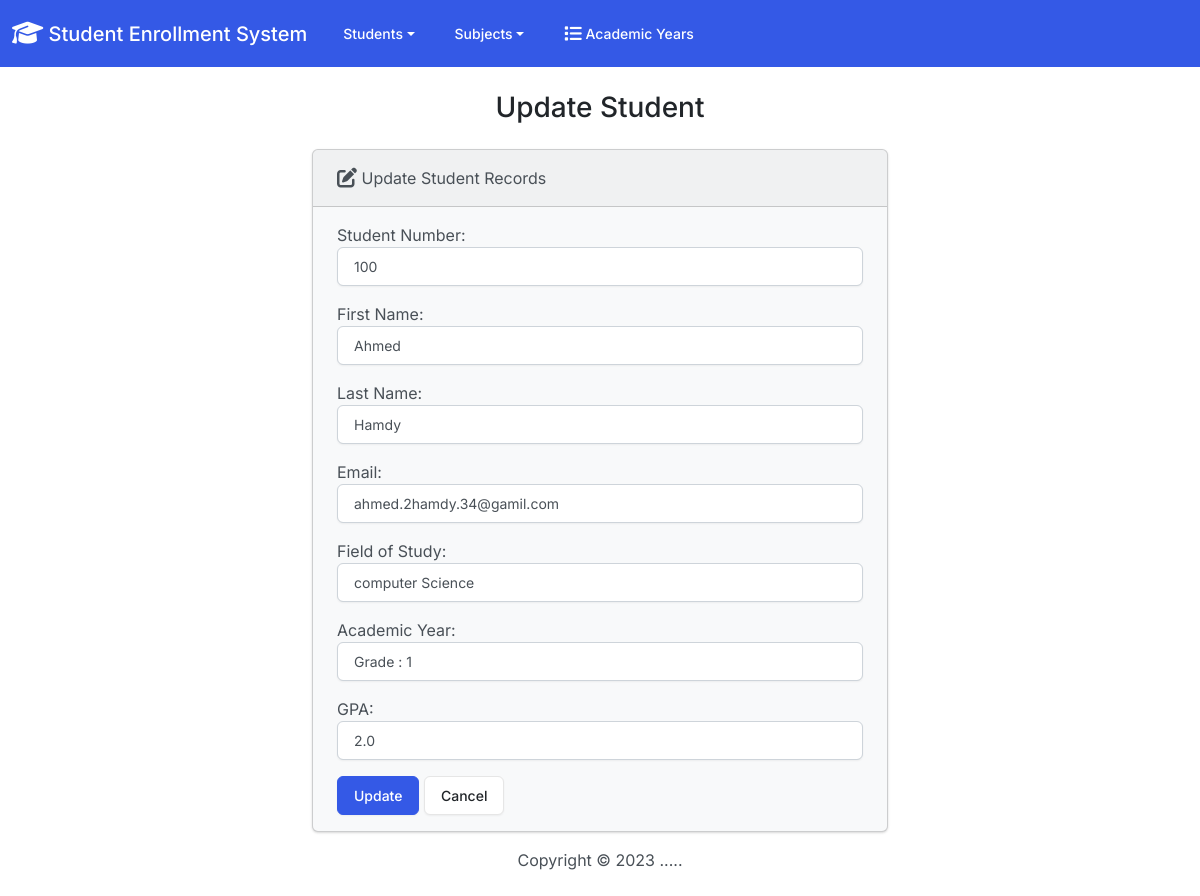
Page /edit/1/ on the committed database.
### students/models.py (models this page shows, shortened)
class Student(models.Model):
    student_number = models.PositiveIntegerField()
    first_name = models.CharField(max_length=50)
    last_name = models.CharField(max_length=50)
    email = models.EmailField(max_length=100)
    field_of_study = models.CharField(max_length=50)
    academic_year_id = models.ForeignKey(AcademicYear, on_delete=models.SET_NULL,null=True)
    gpa = models.FloatField()

### students/views.py (the view)
# urls.py: path('edit/<int:id>/', views.edit, name='edit'),
def edit(request, id):
    if request.method == 'POST':
        student = Student.objects.get(pk=id)
        form = StudentForm(request.POST, instance=student)
        if form.is_valid():
            form.save()
            return render(request, 'students/edit.html', {
                'form': form,
                'success': True
            })
    else:
        student = Student.objects.get(pk=id)
        form = StudentForm(instance=student)
    return render(request, 'students/edit.html', {
        'form': form
    })

### students/forms.py
class StudentForm(forms.ModelForm):
    class Meta:
        model = Student
        fields = ['student_number', 'first_name', 'last_name', 'email', 'field_of_study', 'academic_year_id', 'gpa']
        labels = {
            'student_number': 'Student Number',
            'first_name': 'First Name',
            'last_name': 'Last Name',
            'email': 'Email',
            'field_of_study': 'Field of Study',
            'academic_year_id' : 'Academic Year',
            'gpa': 'GPA'
        }
        widgets = {
            'student_number': forms.NumberInput(attrs={'class': 'form-control'}),
            'first_name': forms.TextInput(attrs={'class': 'form-control'}),
            'last_name': forms.TextInput(attrs={'class': 'form-control'}),
            'email': forms.EmailInput(attrs={'class': 'form-control'}),
            'field_of_study': forms.TextInput(attrs={'class': 'form-control'}),
            'academic_year_id': forms.Select(attrs={'class': 'form-control'}),
            'gpa': forms.NumberInput(attrs={'class': 'form-control'}),
        }

### students/models.py (called while the page is built)
    def __str__(self):
        return f'Grade : {self.name}'

### students/templates/students/edit.html (shortened to what this page needs)
{%  extends "students/base.html" %}
{%  block body %}
    <h3 class="text-center m-4">Update Student</h3>
    {%  if success %}
        <div class="alert alert-success" role="alert">
            the student updated successfully
            <a href="{% url 'index' %}" class="alert-link">Go to Home Page.</a>
        </div>
    {% else %}
        <div class="row justify-content-center">
            <div class="col-6">
                <div class="card bg-light mb-3">
                    <div class="card-header">
                        <i class="fa-solid fa-pen-to-square fa-lg"></i> Update Student Records                    </div>
                    <div class="card-body">
                        <form action="" method="POST">
                            {{ form.as_p }}
                            <button type="submit" class="btn btn-primary">Update</button>
                            <a href="{%  url 'index' %}" class="btn btn-secondary">Cancel</a>
                        </form>
                    </div>
                </div>
            </div>
        </div>
    {% endif %}
{%  endblock %}

### rows in the picture
Student: student_number "100", first_name "Ahmed", last_name "Hamdy", email "ahmed.2hamdy.34@gamil.com", field_of_study "computer Science", academic_year_id "Grade : 1", gpa "2.0"
